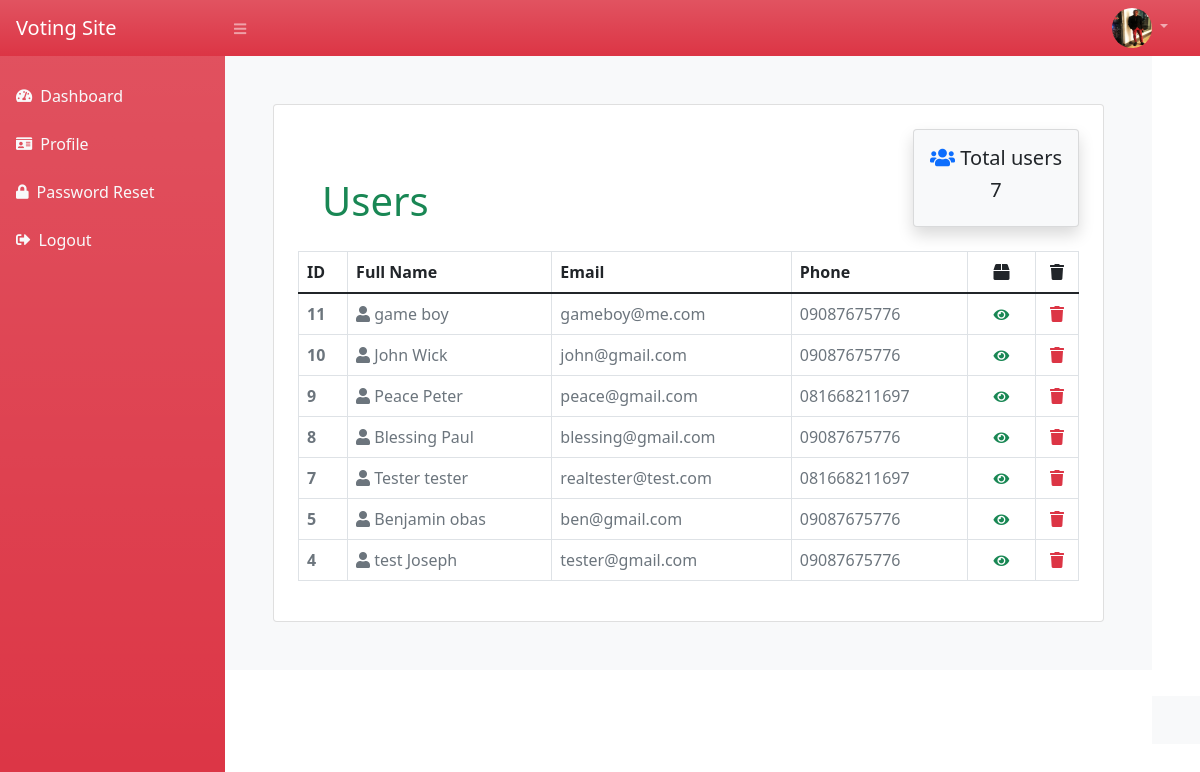
Page /portal/users.php (signed in) on the committed database.
### tables this page shows
CREATE TABLE `users` (
  `id` int(13) NOT NULL,
  `first_name` varchar(100) NOT NULL,
  `last_name` varchar(100) NOT NULL,
  `gender` varchar(10) NOT NULL,
  `email` varchar(300) NOT NULL,
  `user_state` varchar(30) NOT NULL,
  `user_zone` varchar(30) NOT NULL,
  `user_password` varchar(300) NOT NULL,
  `phone` varchar(30) NOT NULL,
  `dob` varchar(30) NOT NULL,
  `user_address` varchar(300) NOT NULL,
  `prof_pic` varchar(30) NOT NULL,
  `user_role` varchar(105) NOT NULL,
  `date_created` date NOT NULL
);

### portal/users.php (the view, shortened to what this page needs)
<?php
require_once '../assets/config/db-connect.php';
$id =  $_SESSION['id'];
$sql = "SELECT * FROM users WHERE id = '$id'";
$query = mysqli_query($connection, $sql);
$row = mysqli_fetch_assoc($query);
require_once '../assets/includes/portal_header.php';
?>
<div id="layoutSidenav_content">
    <main class="bg-light">
        <div class="card p-4 m-5">
            <div class="d-flex justify-content-between">
                <h1 class="text-success pt-5 ps-4">Users</h1>
                <div class="card p-3 shadow mb-4 bg-light">
                    <h5><i class="fas text-primary fa-users"></i> Total users</h5>
                    <h5 class="text-center">
                        <?php
                        if (isset($_POST['searchBtn'])) {
                            $search = $_POST['search'];
                            $sql = "SELECT * FROM users WHERE first_name LIKE '%$search%' OR middle_name LIKE '%$search%' OR last_name LIKE '%$search%'";
                        } else {
                            $sql = "SELECT * FROM users WHERE user_role = 'user' OR first_name = 'Chris' ORDER BY id DESC LIMIT 0,50";
                        }
                        $query = mysqli_query($connection, $sql);
                        echo mysqli_num_rows($query);
                        ?>
                    </h5>
                </div>
            </div>
            <div class="">
                <table class="table table-responsive table-bordered">
                    <thead>
                        <tr>
                            <th>ID</th>
                            <th>Full Name</th>
                            <th>Email</th>
                            <th>Phone</th>
                            <th class="text-center"><i class="fas fa-box"></i></th>
                            <th class="text-center"><i class="fas fa-trash"></i></th>
                        </tr>
                    </thead>
                    <tbody>
                        <?php
                        while ($row = mysqli_fetch_assoc($query)) {
                        ?>
                            <tr class="text-secondary">
                                <th scope="row"><?php echo $row['id']; ?></th>
                                <td><i class="fas fa-user"></i> <?php echo $row['first_name'] . ' ' . $row['last_name']; ?></td>
                                <td><?php echo $row['email']; ?></td>
                                <td><?php echo $row['phone']; ?></td>
                                <td class="text-center">
                                    <a href="user-details?id=<?php echo $row['id']; ?>" class="text-success btn-sm"><i class="fas fa-eye"></i></a>
                                </td>
                                <td class="text-center">
                                    <a href="user-details?id=<?php echo $row['id']; ?>" class="text-danger"><i class="fas fa-trash"></i></a>
                                </td>
                            </tr>
                        <?php }
                        echo $message; ?>
                    </tbody>
                </table>
            </div>
        </div>
</div>
<footer class="py-4 bg-light mt-auto">
</footer>
</div>
</body>
</html>

### assets/includes/portal_header.php (shortened to what this page needs)
<!DOCTYPE html>
<html lang="en">
    <head>
        <link rel="stylesheet" href="../assets/css/bootstrap.min.css">
        <link href="../assets/css/styles2.css" rel="stylesheet" />
        <link rel="stylesheet" href="../assets/fonts/css/all.css">
        <link rel="stylesheet" href="https://cdnjs.cloudflare.com/ajax/libs/animate.css/4.1.1/animate.min.css"/>
    </head>
    <body class="sb-nav-fixed">
        <nav class="sb-topnav navbar navbar-expand
        py-4 navbar-dark bg-danger bg-gradient">
            <a class="navbar-brand ps-3" href="dashboard">Voting Site</a>
            <button class="btn btn-link btn-sm order-1 order-lg-0 me-4 me-lg-0" id="sidebarToggle" href="#!"><i class="fas fa-bars"></i></button>
            <ul class="navbar-nav ms-auto ms-md-0 me-3 me-lg-4">
                <li class="nav-item dropdown">
                    <a class="nav-link dropdown-toggle" id="navbarDropdown" href="#" role="button" data-bs-toggle="dropdown" aria-expanded="false">
                        <img src="../assets/img/profile_pic/<?php
                                $img = $row['prof_pic'];
                                if (!empty($img)) {
                                echo "$img?".mt_rand();
                                }else{
                                echo 'user.png';
                                }
                            ?>" alt="" height="40px" width="40px" class="rounded-circle">
                    </a>
                </li>
            </ul>
        </nav>
        <div id="layoutSidenav">
            <div id="layoutSidenav_nav">
                <nav class="sb-sidenav accordion sb-sidenav-dark bg-danger bg-gradient" id="sidenavAccordion">
                    <div class="sb-sidenav-menu">
                        <div class="nav pt-3">
                            <a class="nav-link text-light" href="dashboard">
                                <div class="sb-nav-link-icon"><i class="fas text-light fa-tachometer-alt"></i></div>
                                Dashboard
                            </a>
                            <a class="nav-link text-light" href="profile">
                                <div class="sb-nav-link-icon"><i class="fas text-light fa-id-card"></i></div>
                                Profile
                            </a>
                            <a class="nav-link text-light" href="reset_password">
                                <div class="sb-nav-link-icon"><i class="fas text-light fa-lock"></i></div>
                                Password Reset
                            </a>
                            <a class="nav-link text-light" href="../assets/config/logout.php">
                                <div class="sb-nav-link-icon"><i class="fas text-light fa-sign-out-alt"></i></div>
                                Logout
                            </a>
                        </div>
                    </div>
                </nav>
            </div>

### rows in the picture
users: prof_pic (picture)
users: id "11", first_name "game", last_name "boy", email "gameboy@me.com", phone "09087675776"
users: id "10", first_name "John", last_name "Wick", email "john@gmail.com", phone "09087675776"
users: id "9", first_name "Peace", last_name "Peter", email "peace@gmail.com", phone "081668211697"
users: id "8", first_name "Blessing", last_name "Paul", email "blessing@gmail.com", phone "09087675776"
users: id "7", first_name "Tester", last_name "tester", email "realtester@test.com", phone "081668211697"
users: id "5", first_name "Benjamin", last_name "obas", email "ben@gmail.com", phone "09087675776"
users: id "4", first_name "test", last_name "Joseph", email "tester@gmail.com", phone "09087675776"

### other values in the picture
mysqli_num_rows($query) "7"
